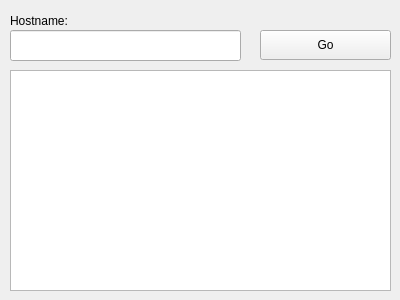
<?xml version="1.0" encoding="UTF-8"?>
<ui version="4.0">
 <class>Webclient</class>
 <widget class="QWidget" name="Webclient">
  <property name="geometry">
   <rect>
    <x>0</x>
    <y>0</y>
    <width>400</width>
    <height>300</height>
   </rect>
  </property>
  <property name="windowTitle">
   <string>Webclient</string>
  </property>
  <widget class="QLabel" name="label">
   <property name="geometry">
    <rect>
     <x>10</x>
     <y>10</y>
     <width>111</width>
     <height>22</height>
    </rect>
   </property>
   <property name="text">
    <string>Hostname:</string>
   </property>
  </widget>
  <widget class="QLineEdit" name="input">
   <property name="geometry">
    <rect>
     <x>10</x>
     <y>30</y>
     <width>231</width>
     <height>31</height>
    </rect>
   </property>
  </widget>
  <widget class="QTextEdit" name="output">
   <property name="geometry">
    <rect>
     <x>10</x>
     <y>70</y>
     <width>381</width>
     <height>221</height>
    </rect>
   </property>
  </widget>
  <widget class="QPushButton" name="button">
   <property name="geometry">
    <rect>
     <x>260</x>
     <y>30</y>
     <width>131</width>
     <height>30</height>
    </rect>
   </property>
   <property name="text">
    <string>Go</string>
   </property>
  </widget>
 </widget>
 <layoutdefault spacing="6" margin="11"/>
 <resources/>
 <connections/>
</ui>
